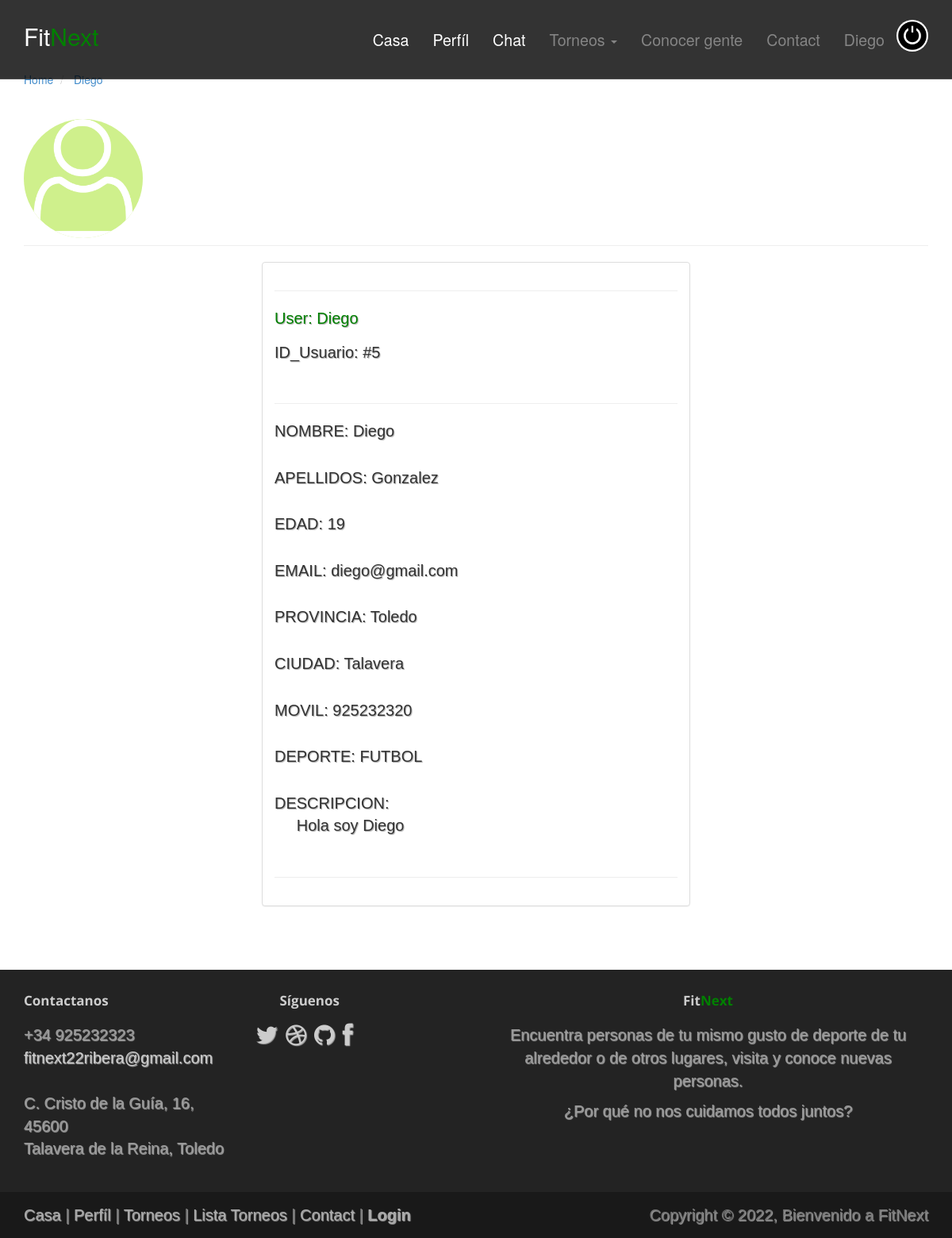
Page /signin.php (signed in) on the committed database.
### tables this page shows
CREATE TABLE IF NOT EXISTS `usuarios` (
  `ID_USUARIO` int(255) NOT NULL AUTO_INCREMENT,
  `PASSWD` varchar(20) NOT NULL,
  `NOMBRE` varchar(20) NOT NULL,
  `APELLIDOS` varchar(40) NOT NULL,
  `EDAD` int(100) NOT NULL,
  `PROVINCIA` varchar(30) NOT NULL,
  `CIUDAD` varchar(30) NOT NULL,
  `EMAIL` varchar(40) NOT NULL,
  `MOVIL` int(10) NOT NULL,
  `DEPORTE` varchar(10) NOT NULL,
  `DESCRIPCION` varchar(255) NOT NULL,
  PRIMARY KEY (`ID_USUARIO`)
);

### signin.php (the view, shortened to what this page needs)
<!DOCTYPE php>
<php lang="en">
<head>
	<link rel="stylesheet" href="assets/css/bootstrap.min.css">
	<link rel="stylesheet" href="assets/css/font-awesome.min.css">
	<link rel="stylesheet" href="assets/css/bootstrap-theme.css" media="screen" >
	<link rel="stylesheet" href="assets/css/main.css">
</head>
<body>
	<?php
	include "header.php";
	?>
	<div class="container" style="margin-top:5%;">
		<ol class="breadcrumb">
			<li><a href="index.php">Home</a></li>
			<li class=""><a title="<?php
                                $hora_actual = strtotime(date('d-m-Y h:i'));
                                $minutos = ($hora_actual - strtotime($_SESSION['fechayhora'])) / 60;
                                echo $_SESSION['usuario'] . '(' . $minutos . ' minutos logueado)'; ?>">
                                <?php  echo $_SESSION['usuario'] ?>
                </a></li>
		</ol>
		<div class="row">
			<article class="col-xs-12 maincontent">
				<header class="page-header">
				<img src="assets/images/blanco.png" style="width: 150px; background-color: rgb(207, 240, 140); border-radius: 100%;">
				</header>
				<div class="col-md-6 col-md-offset-3 col-sm-8 col-sm-offset-2">
					<div class="panel panel-default">
						<div class="panel-body">
							<hr>
	<form action="signin.php" method="POST">
	<a name="sesion"  style="color:green;"><p>User: <?php  echo $_SESSION['usuario'] ?></p></a>
	</form>
	<?php
	$usuario = $_SESSION['usuario'];
$conexion=mysqli_connect("localhost","root","","fitnext");
if (mysqli_connect_errno()){
  echo "<br/>ERROR DE CONEXIÓN A LA BASE DE DATOS.".mysqli_error($conexion)."<br/>";
}else{
	echo "<form name='formulario' action='signin.php' method='POST'>";
	mysqli_query($conexion,"SET NAMES 'utf8'");
	$resultado=mysqli_query($conexion,"SELECT * FROM usuarios WHERE NOMBRE='".$usuario."'");
	while($reg=mysqli_fetch_array($resultado)){
		echo "<p>ID_Usuario: #<td>$reg[ID_USUARIO]</td></p><br><hr>";
		echo "<p>NOMBRE: <td>$reg[NOMBRE]</td></p><br>";
		echo "<p>APELLIDOS: <td>$reg[APELLIDOS]</td></p><br>";
		echo "<p>EDAD: <td>$reg[EDAD]</td></p><br>";
		echo "<p>EMAIL: <td>$reg[EMAIL]</td></p><br>";
		echo "<p>PROVINCIA: <td>$reg[PROVINCIA]</td></p><br>";
		echo "<p>CIUDAD: <td>$reg[CIUDAD]</td></p><br>";
		echo "<p>MOVIL: <td>$reg[MOVIL]</td></p><br>";
		echo "<p>DEPORTE: <td>$reg[DEPORTE]</td></p><br>";
		echo "<div '><p>DESCRIPCION: <br>&nbsp;&nbsp;&nbsp;&nbsp;&nbsp;<td>$reg[DESCRIPCION]</td></p><br>";
}
}
?>
								<hr>
						</div>
					</div>
				</div>
			</article>
		</div>
	</div>
<?php
include "footer.php";
?>
</body>
</php>

### assets/css/main.css (style rules this page uses)
.breadcrumb { background:none; padding:0; margin:30px 0 0px 0; }
img { max-width:100%; }

### signin.php (style rules this page uses)
p { font-family: "Sofia", sans-serif; font-size: 20px; text-shadow: 1px 1px 1px #ababab; }
hr { color:green; size: 5px; }

### rows in the picture
usuarios: ID_USUARIO "5", NOMBRE "Diego", APELLIDOS "Gonzalez", EDAD "19", EMAIL "diego@gmail.com", PROVINCIA "Toledo", CIUDAD "Talavera", MOVIL "925232320", DEPORTE "FUTBOL", DESCRIPCION "Hola soy Diego"

### other values in the picture
$_SESSION['usuario'] "Diego"
